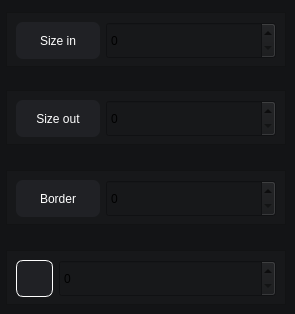
         <widget class="QWidget" name="page_edit_image">
          <property name="styleSheet">
           <string notr="true">background-color: rgb(19, 20, 22);</string>
          </property>
          <widget class="QFrame" name="frame_45">
           <property name="geometry">
            <rect>
             <x>6</x>
             <y>12</y>
             <width>280</width>
             <height>55</height>
            </rect>
           </property>
           <property name="minimumSize">
            <size>
             <width>242</width>
             <height>45</height>
            </size>
           </property>
           <property name="maximumSize">
            <size>
             <width>280</width>
             <height>69</height>
            </size>
           </property>
           <property name="styleSheet">
            <string notr="true">background-color: rgb(23, 24, 26);</string>
           </property>
           <property name="frameShape">
            <enum>QFrame::StyledPanel</enum>
           </property>
           <property name="frameShadow">
            <enum>QFrame::Raised</enum>
           </property>
           <layout class="QHBoxLayout" name="horizontalLayout_7">
            <property name="spacing">
             <number>6</number>
            </property>
            <property name="leftMargin">
             <number>9</number>
            </property>
            <property name="topMargin">
             <number>9</number>
            </property>
            <property name="rightMargin">
             <number>9</number>
            </property>
            <property name="bottomMargin">
             <number>9</number>
            </property>
            <item>
             <widget class="QPushButton" name="btn_remove_bg_3">
              <property name="minimumSize">
               <size>
                <width>84</width>
                <height>37</height>
               </size>
              </property>
              <property name="maximumSize">
               <size>
                <width>65</width>
                <height>37</height>
               </size>
              </property>
              <property name="styleSheet">
               <string notr="true">background-color: rgb(32, 33, 37);
border-radius:7px;
color: #ffffff</string>
              </property>
              <property name="text">
               <string>Size in</string>
              </property>
              <property name="icon">
               <iconset>
                <normaloff>../../../images/svg_icons/icon_minimize_size.svg</normaloff>../../../images/svg_icons/icon_minimize_size.svg</iconset>
              </property>
              <property name="iconSize">
               <size>
                <width>23</width>
                <height>23</height>
               </size>
              </property>
             </widget>
            </item>
            <item>
             <widget class="SpinBox" name="SpinBox_7">
              <property name="minimumSize">
               <size>
                <width>0</width>
                <height>37</height>
               </size>
              </property>
              <property name="maximumSize">
               <size>
                <width>16777215</width>
                <height>37</height>
               </size>
              </property>
              <property name="styleSheet">
               <string notr="true">SpinBox {
    color: white;
	background-color: rgb(34, 35, 38);
    border: 1px solid rgba(0, 0, 0, 13);
    border-radius: 5px;
    /* font: 14px &quot;Segoe UI&quot;, &quot;Microsoft YaHei&quot;; */
    padding: 0px 80px 0 10px;
    selection-background-color: #2f3664;
    border-bottom: none;
}

SpinBox:hover{
    background-color: rgba(34, 35, 38, 0.5);
    border: 1px solid rgba(0, 0, 0, 13);
    border-bottom: none;
}

SpinBox:focus {
    background-color: rgba(34, 35, 38, 13);
    border-bottom: 1px solid #2f3664;
}

SpinBox:disabled {
    color: rgba(0, 0, 0, 150);
    background-color: rgba(34, 35, 38, 0.5);
    border: 1px solid rgba(0, 0, 0, 13);
    border-bottom: 1px solid #2f3664;
}

SpinButton {
    background-color: transparent;
    border-radius: 4px;
    margin: 0;
    border-bottom: none;
}

SpinButton:hover {
    background-color: rgba(0, 0, 0, 9);
    border-bottom: none;
}

SpinButton:pressed {
    background-color: rgb(85, 170, 255);
    border-bottom: 1px solid #2f3664;
}</string>
              </property>
             </widget>
            </item>
           </layout>
          </widget>
          <widget class="QFrame" name="frame_46">
           <property name="geometry">
            <rect>
             <x>6</x>
             <y>90</y>
             <width>280</width>
             <height>55</height>
            </rect>
           </property>
           <property name="minimumSize">
            <size>
             <width>230</width>
             <height>45</height>
            </size>
           </property>
           <property name="maximumSize">
            <size>
             <width>280</width>
             <height>63</height>
            </size>
           </property>
           <property name="styleSheet">
            <string notr="true">background-color: rgb(23, 24, 26);</string>
           </property>
           <property name="frameShape">
            <enum>QFrame::StyledPanel</enum>
           </property>
           <property name="frameShadow">
            <enum>QFrame::Raised</enum>
           </property>
           <layout class="QHBoxLayout" name="horizontalLayout_8">
            <property name="spacing">
             <number>6</number>
            </property>
            <property name="leftMargin">
             <number>9</number>
            </property>
            <property name="topMargin">
             <number>9</number>
            </property>
            <property name="rightMargin">
             <number>9</number>
            </property>
            <property name="bottomMargin">
             <number>9</number>
            </property>
            <item>
             <widget class="QPushButton" name="btn_remove_bg_4">
              <property name="minimumSize">
               <size>
                <width>84</width>
                <height>37</height>
               </size>
              </property>
              <property name="maximumSize">
               <size>
                <width>65</width>
                <height>37</height>
               </size>
              </property>
              <property name="styleSheet">
               <string notr="true">background-color: rgb(32, 33, 37);
border-radius:7px;
color: #ffffff</string>
              </property>
              <property name="text">
               <string>Size out</string>
              </property>
              <property name="icon">
               <iconset>
                <normaloff>../../../images/svg_icons/icon_maximize_size.svg</normaloff>../../../images/svg_icons/icon_maximize_size.svg</iconset>
              </property>
              <property name="iconSize">
               <size>
                <width>23</width>
                <height>23</height>
               </size>
              </property>
             </widget>
            </item>
            <item>
             <widget class="SpinBox" name="SpinBox_8">
              <property name="minimumSize">
               <size>
                <width>0</width>
                <height>37</height>
               </size>
              </property>
              <property name="maximumSize">
               <size>
                <width>16777215</width>
                <height>37</height>
               </size>
              </property>
              <property name="styleSheet">
               <string notr="true">SpinBox {
    color: white;
	background-color: rgb(34, 35, 38);
    border: 1px solid rgba(0, 0, 0, 13);
    border-radius: 5px;
    /* font: 14px &quot;Segoe UI&quot;, &quot;Microsoft YaHei&quot;; */
    padding: 0px 80px 0 10px;
    selection-background-color: #2f3664;
    border-bottom: none;
}

SpinBox:hover{
    background-color: rgba(34, 35, 38, 0.5);
    border: 1px solid rgba(0, 0, 0, 13);
    border-bottom: none;
}

SpinBox:focus {
    background-color: rgba(34, 35, 38, 13);
    border-bottom: 1px solid #2f3664;
}

SpinBox:disabled {
    color: rgba(0, 0, 0, 150);
    background-color: rgba(34, 35, 38, 0.5);
    border: 1px solid rgba(0, 0, 0, 13);
    border-bottom: 1px solid #2f3664;
}

SpinButton {
    background-color: transparent;
    border-radius: 4px;
    margin: 0;
    border-bottom: none;
}

SpinButton:hover {
    background-color: rgba(0, 0, 0, 9);
    border-bottom: none;
}

SpinButton:pressed {
    background-color: rgb(85, 170, 255);
    border-bottom: 1px solid #2f3664;
}</string>
              </property>
             </widget>
            </item>
           </layout>
          </widget>
          <widget class="QFrame" name="frame_48">
           <property name="geometry">
            <rect>
             <x>6</x>
             <y>170</y>
             <width>280</width>
             <height>55</height>
            </rect>
           </property>
           <property name="minimumSize">
            <size>
             <width>230</width>
             <height>45</height>
            </size>
           </property>
           <property name="maximumSize">
            <size>
             <width>280</width>
             <height>63</height>
            </size>
           </property>
           <property name="styleSheet">
            <string notr="true">background-color: rgb(23, 24, 26);</string>
           </property>
           <property name="frameShape">
            <enum>QFrame::StyledPanel</enum>
           </property>
           <property name="frameShadow">
            <enum>QFrame::Raised</enum>
           </property>
           <layout class="QHBoxLayout" name="horizontalLayout_10">
            <property name="spacing">
             <number>6</number>
            </property>
            <property name="leftMargin">
             <number>9</number>
            </property>
            <property name="topMargin">
             <number>9</number>
            </property>
            <property name="rightMargin">
             <number>9</number>
            </property>
            <property name="bottomMargin">
             <number>9</number>
            </property>
            <item>
             <widget class="QPushButton" name="btn_remove_bg_2">
              <property name="minimumSize">
               <size>
                <width>84</width>
                <height>37</height>
               </size>
              </property>
              <property name="maximumSize">
               <size>
                <width>65</width>
                <height>37</height>
               </size>
              </property>
              <property name="styleSheet">
               <string notr="true">background-color: rgb(32, 33, 37);
border-radius:7px;
color: #ffffff</string>
              </property>
              <property name="text">
               <string>Border</string>
              </property>
              <property name="icon">
               <iconset>
                <normaloff>../../../images/svg_icons/icon_border_radius.svg</normaloff>../../../images/svg_icons/icon_border_radius.svg</iconset>
              </property>
              <property name="iconSize">
               <size>
                <width>25</width>
                <height>25</height>
               </size>
              </property>
             </widget>
            </item>
            <item>
             <widget class="SpinBox" name="SpinBox_9">
              <property name="minimumSize">
               <size>
                <width>0</width>
                <height>37</height>
               </size>
              </property>
              <property name="maximumSize">
               <size>
                <width>16777215</width>
                <height>37</height>
               </size>
              </property>
              <property name="styleSheet">
               <string notr="true">SpinBox {
    color: white;
	background-color: rgb(34, 35, 38);
    border: 1px solid rgba(0, 0, 0, 13);
    border-radius: 5px;
    /* font: 14px &quot;Segoe UI&quot;, &quot;Microsoft YaHei&quot;; */
    padding: 0px 80px 0 10px;
    selection-background-color: #2f3664;
    border-bottom: none;
}

SpinBox:hover{
    background-color: rgba(34, 35, 38, 0.5);
    border: 1px solid rgba(0, 0, 0, 13);
    border-bottom: none;
}

SpinBox:focus {
    background-color: rgba(34, 35, 38, 13);
    border-bottom: 1px solid #2f3664;
}

SpinBox:disabled {
    color: rgba(0, 0, 0, 150);
    background-color: rgba(34, 35, 38, 0.5);
    border: 1px solid rgba(0, 0, 0, 13);
    border-bottom: 1px solid #2f3664;
}

SpinButton {
    background-color: transparent;
    border-radius: 4px;
    margin: 0;
    border-bottom: none;
}

SpinButton:hover {
    background-color: rgba(0, 0, 0, 9);
    border-bottom: none;
}

SpinButton:pressed {
    background-color: rgb(85, 170, 255);
    border-bottom: 1px solid #2f3664;
}</string>
              </property>
             </widget>
            </item>
           </layout>
          </widget>
          <widget class="QFrame" name="frame_43">
           <property name="geometry">
            <rect>
             <x>6</x>
             <y>250</y>
             <width>280</width>
             <height>55</height>
            </rect>
           </property>
           <property name="minimumSize">
            <size>
             <width>230</width>
             <height>45</height>
            </size>
           </property>
           <property name="maximumSize">
            <size>
             <width>280</width>
             <height>60</height>
            </size>
           </property>
           <property name="styleSheet">
            <string notr="true">background-color: rgb(23, 24, 26);</string>
           </property>
           <property name="frameShape">
            <enum>QFrame::StyledPanel</enum>
           </property>
           <property name="frameShadow">
            <enum>QFrame::Raised</enum>
           </property>
           <layout class="QHBoxLayout" name="horizontalLayout_6">
            <property name="spacing">
             <number>6</number>
            </property>
            <property name="leftMargin">
             <number>9</number>
            </property>
            <property name="topMargin">
             <number>9</number>
            </property>
            <property name="rightMargin">
             <number>9</number>
            </property>
            <property name="bottomMargin">
             <number>9</number>
            </property>
            <item>
             <widget class="QPushButton" name="pushButton_22">
              <property name="minimumSize">
               <size>
                <width>37</width>
                <height>37</height>
               </size>
              </property>
              <property name="maximumSize">
               <size>
                <width>37</width>
                <height>37</height>
               </size>
              </property>
              <property name="styleSheet">
               <string notr="true">background-color: rgb(32, 33, 37);
border-radius:7px;
color: #ffffff;
border: 1px solid rgb(255, 255, 255)</string>
              </property>
              <property name="text">
               <string/>
              </property>
              <property name="icon">
               <iconset>
                <normaloff>../../../../../../imagem de modelo/transferir-removebg-preview.png</normaloff>../../../../../../imagem de modelo/transferir-removebg-preview.png</iconset>
              </property>
              <property name="iconSize">
               <size>
                <width>60</width>
                <height>60</height>
               </size>
              </property>
             </widget>
            </item>
            <item>
             <widget class="SpinBox" name="SpinBox_6">
              <property name="minimumSize">
               <size>
                <width>0</width>
                <height>37</height>
               </size>
              </property>
              <property name="maximumSize">
               <size>
                <width>16777215</width>
                <height>37</height>
               </size>
              </property>
              <property name="styleSheet">
               <string notr="true">SpinBox {
    color: white;
	background-color: rgb(34, 35, 38);
    border: 1px solid rgba(0, 0, 0, 13);
    border-radius: 5px;
    /* font: 14px &quot;Segoe UI&quot;, &quot;Microsoft YaHei&quot;; */
    padding: 0px 80px 0 10px;
    selection-background-color: #2f3664;
    border-bottom: none;
}

SpinBox:hover{
    background-color: rgba(34, 35, 38, 0.5);
    border: 1px solid rgba(0, 0, 0, 13);
    border-bottom: none;
}

SpinBox:focus {
    background-color: rgba(34, 35, 38, 13);
    border-bottom: 1px solid #2f3664;
}

SpinBox:disabled {
    color: rgba(0, 0, 0, 150);
    background-color: rgba(34, 35, 38, 0.5);
    border: 1px solid rgba(0, 0, 0, 13);
    border-bottom: 1px solid #2f3664;
}

SpinButton {
    background-color: transparent;
    border-radius: 4px;
    margin: 0;
    border-bottom: none;
}

SpinButton:hover {
    background-color: rgba(0, 0, 0, 9);
    border-bottom: none;
}

SpinButton:pressed {
    background-color: rgb(85, 170, 255);
    border-bottom: 1px solid #2f3664;
}</string>
              </property>
             </widget>
            </item>
           </layout>
          </widget>
         </widget>
